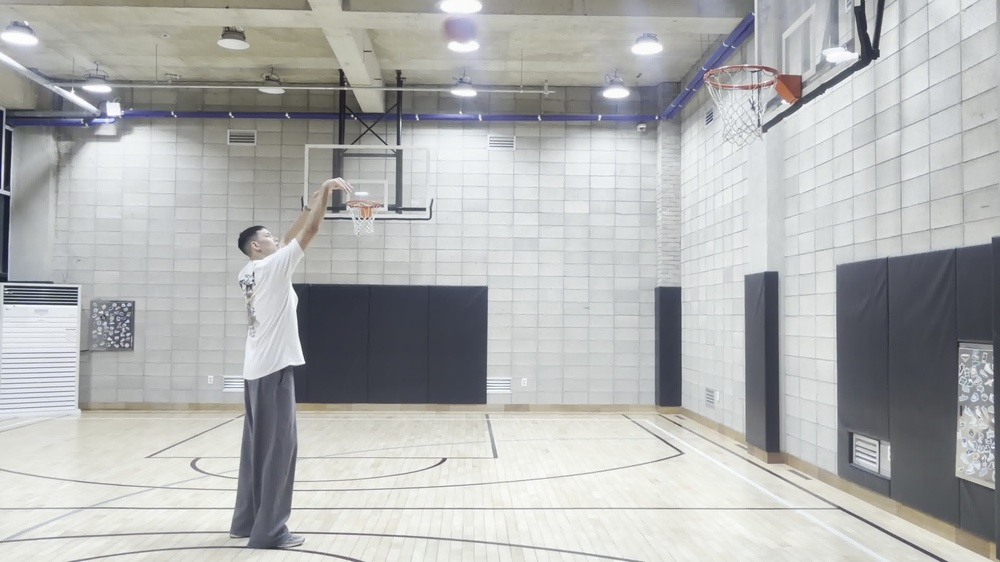
#> input picture src/images/basketball.jpg, 1000 x 562 px, shrunk from 3840 x 2160 before the run
$ python assignment02.py
#> lines starting #> are read from the running program, lines starting #| are printed output that depends on the picture; after the words box and inside, x2 and y2 are one past the last pixel; in counts of white or black regions, pixels touching at a corner belong together
from pathlib import Path

import cv2
import numpy as np
import matplotlib.pyplot as plt


# 일반 .py 환경에서 이미지 불러오기 (프로젝트 루트에서 실행하는 파일)
image_path = Path(__file__).resolve().parent.parent / "src" / "images" / "basketball.jpg"
if not image_path.is_file():
    raise FileNotFoundError(f"이미지를 찾을 수 없습니다: {image_path}")

ball_bgr = cv2.imdecode(np.fromfile(str(image_path), dtype=np.uint8), cv2.IMREAD_COLOR)
#> ball_bgr is the input picture: shape (562, 1000, 3); mean B, G, R 177.9, 178.6, 177.1
if ball_bgr is None:
    raise ValueError(f"이미지를 읽을 수 없습니다: {image_path}")
ball = cv2.cvtColor(ball_bgr, cv2.COLOR_BGR2RGB)


ball_blur = cv2.GaussianBlur(ball, (7, 7), 0)
ball_blur_hsv = cv2.cvtColor(ball_blur, cv2.COLOR_RGB2HSV)
#> ball_blur_hsv: shape (562, 1000, 3); mean H, S, V 73.3, 14.5, 181.8


ball_lower1, ball_upper1 = (115, 15, 165), (145, 120, 240)
ball_lower2, ball_upper2 = (146, 15, 165), (170, 120, 240)
ball_mask1 = cv2.inRange(ball_blur_hsv, ball_lower1, ball_upper1)
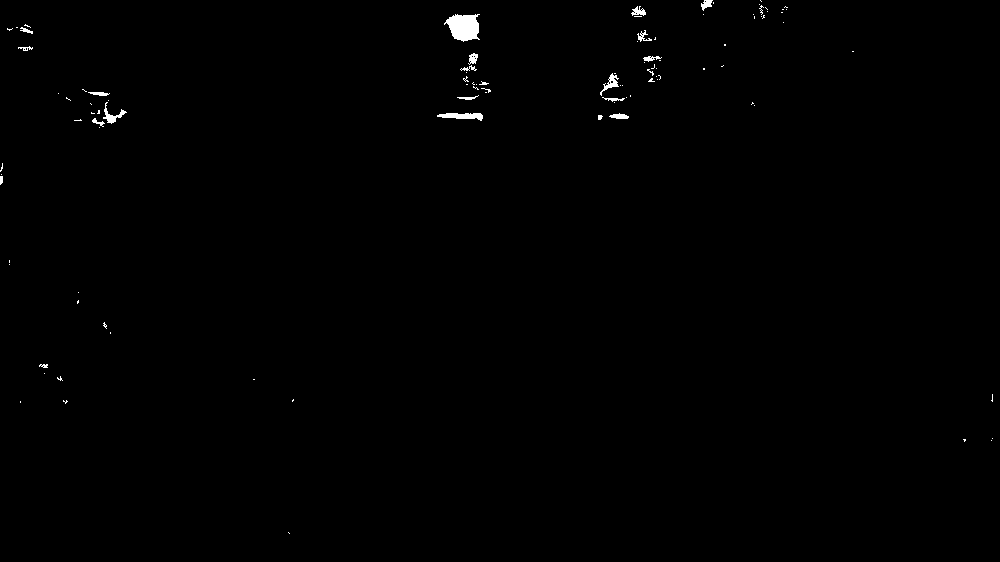
#> ball_mask1: shape (562, 1000); 0.43% white; 100 white regions (79 under 20 px), largest, box (x1, y1, x2, y2) and area: (444, 14, 480, 42) 705, (437, 113, 483, 121) 232, (103, 102, 127, 124) 151
ball_mask2 = cv2.inRange(ball_blur_hsv, ball_lower2, ball_upper2)
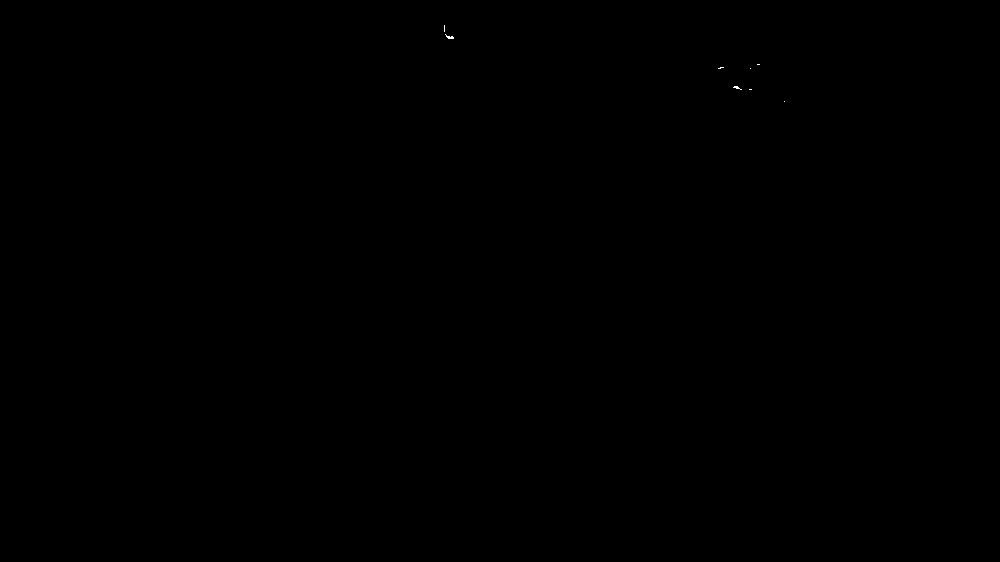
#> ball_mask2: shape (562, 1000); 0.01% white in thin lines or dots, all inside (x1, y1, x2, y2) = (444, 25, 785, 102)
ball_mask = cv2.bitwise_or(ball_mask1, ball_mask2)
#> ball_mask: shape (562, 1000); 0.44% white; 105 white regions (84 under 20 px), largest, box (x1, y1, x2, y2) and area: (444, 14, 480, 42) 733, (437, 113, 483, 121) 232, (103, 102, 127, 124) 151


# TODO: Morphological operation을 적용하여 최종 binary mask 생성
kernel = cv2.getStructuringElement(cv2.MORPH_ELLIPSE, (5, 5))
ball_mask_opened2 = cv2.morphologyEx(ball_mask, cv2.MORPH_OPEN, kernel, iterations=2)
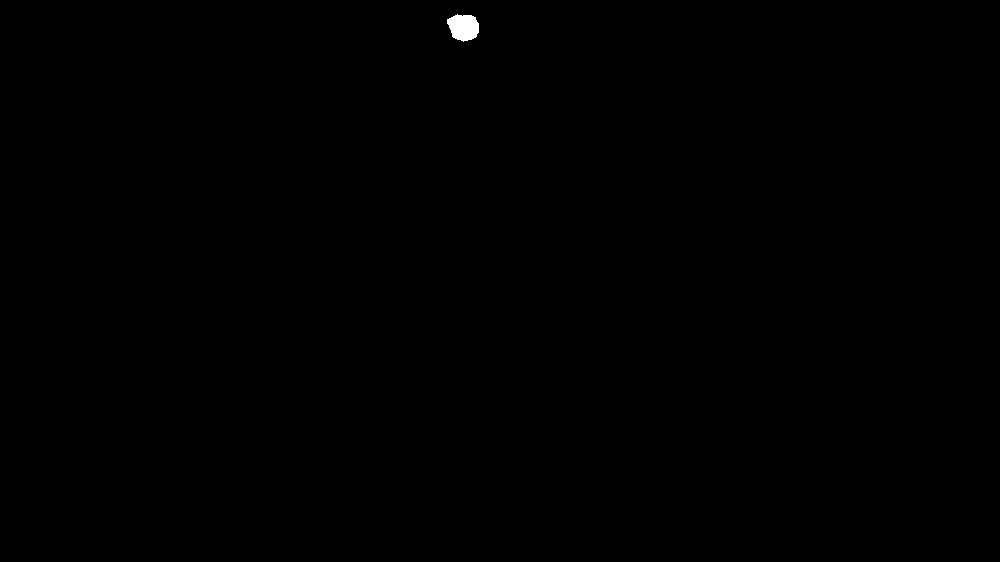
#> ball_mask_opened2: shape (562, 1000); 0.12% white; 1 white region
ball_mask_closed3 = cv2.morphologyEx(ball_mask_opened2, cv2.MORPH_CLOSE, kernel, iterations=3)


# TODO: Binary mask로 외곽선 검출
final_ball_mask = ball_mask_closed3
final_img = ball.copy()
contours, _ = cv2.findContours(
    final_ball_mask,
    cv2.RETR_EXTERNAL,
    cv2.CHAIN_APPROX_SIMPLE
)
#> contours = 1 contour; box (x1, y1, x2, y2) and area: (447, 14, 479, 42) 626


# TODO: 최종 농구공 영역 및 외곽선 선택
if len(contours) > 0:
    largest_contour = max(contours, key=cv2.contourArea)
#> largest_contour = contour of 53 points, box (x1, y1, x2, y2) (447, 14, 479, 42), area 626

    final_mask = np.zeros_like(final_ball_mask)
    cv2.drawContours(
        final_mask,
        [largest_contour],
        -1,
        255,
        thickness=cv2.FILLED
    )

    mask_color = np.zeros_like(final_img)
    mask_color[:, :, 1] = final_mask
    alpha = 0.35
    final_img = cv2.addWeighted(final_img, 1.0, mask_color, alpha, 0)

    cv2.drawContours(final_img, [largest_contour], -1, (0, 255, 0), 2)
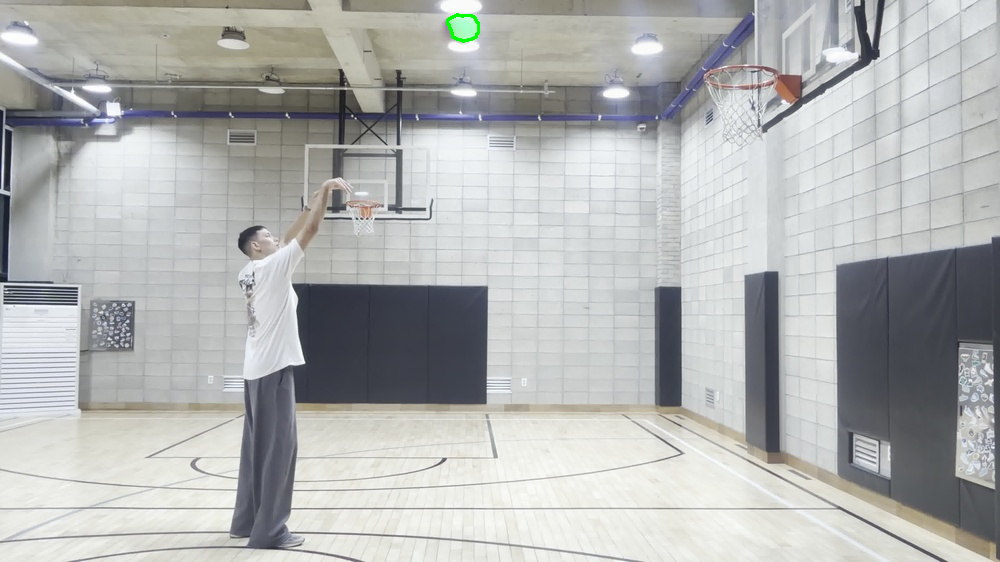
#> final_img: shape (562, 1000, 3); mean R, G, B 177, 178.7, 177.8

plt.imshow(final_img)
plt.axis("off")
plt.show()
